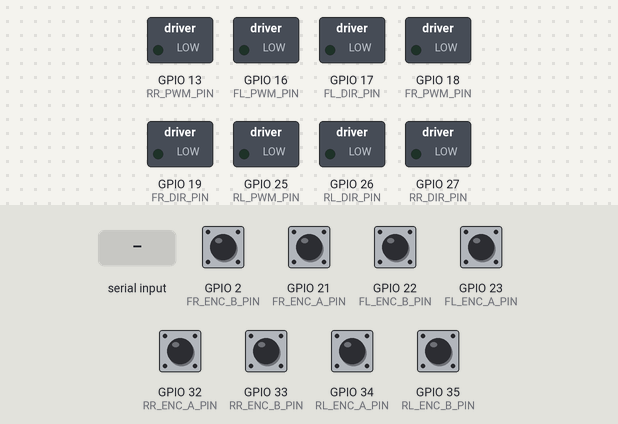
Bench run of a program on a simulated ESP32. Shown: switched loads named in the program (green lamp = pin HIGH). The inputs (shaded band) are chosen by the test bench; at power-on: GPIO 2 (FR_ENC_B_PIN), GPIO 21 (FR_ENC_A_PIN), GPIO 22 (FL_ENC_B_PIN), GPIO 23 (FL_ENC_A_PIN), GPIO 32 (RR_ENC_A_PIN), GPIO 33 (RR_ENC_B_PIN), GPIO 34 (RL_ENC_A_PIN), GPIO 35 (RL_ENC_B_PIN) HIGH. What the program prints to the serial monitor is not drawn.

Above: at 1.2 s.
1.3 s: "<V,90,45>\n" received over Serial
At 3.8 s:
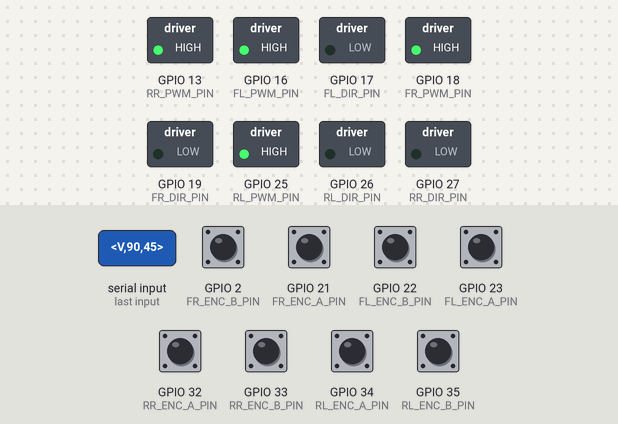
Timing chart, 0 to 5.3 s (numbered marks = the images above; inputs shaded):
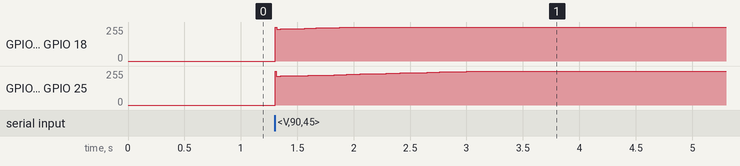

Measured:
- after the input at 1.3 s, GPIO 13 (RR_PWM_PIN), GPIO 18 (FR_PWM_PIN): moves from 0/255 to 255/255 over 0.57 s, starting at once

The program:

main.cpp
```cpp
#define DEBUG_USB_COMMANDS

#include <Arduino.h>
#include "Config.h"
#include "MechConfig.h"
#include "ControlConfig.h"

#include "MotorDriver.h"
#include "Encoder.h"
#include "PIDController.h"
#include "Odometry.h"
#include "VelocityController.h"
#include "RobotController.h"
#include "CommProtocol.h"
#include "Logger.h"

//
// Instantiate hardware
//
MotorDriver flMotor(FL_PWM_PIN, FL_DIR_PIN),
    frMotor(FR_PWM_PIN, FR_DIR_PIN),
    rlMotor(RL_PWM_PIN, RL_DIR_PIN),
    rrMotor(RR_PWM_PIN, RR_DIR_PIN);

Encoder flEnc(FL_ENC_A_PIN, FL_ENC_B_PIN),
    frEnc(FR_ENC_A_PIN, FR_ENC_B_PIN),
    rlEnc(RL_ENC_A_PIN, RL_ENC_B_PIN),
    rrEnc(RR_ENC_A_PIN, RR_ENC_B_PIN);

PIDController flPid(VEL_PID_KP, VEL_PID_KI, VEL_PID_KD),
    frPid(VEL_PID_KP, VEL_PID_KI, VEL_PID_KD),
    rlPid(VEL_PID_KP, VEL_PID_KI, VEL_PID_KD),
    rrPid(VEL_PID_KP, VEL_PID_KI, VEL_PID_KD);

VelocityController flVc(flPid, WHEEL_RADIUS_M, ENCODER_TICKS_PER_REV),
    frVc(frPid, WHEEL_RADIUS_M, ENCODER_TICKS_PER_REV),
    rlVc(rlPid, WHEEL_RADIUS_M, ENCODER_TICKS_PER_REV),
    rrVc(rrPid, WHEEL_RADIUS_M, ENCODER_TICKS_PER_REV);

Odometry odom(flEnc, rlEnc, frEnc, rrEnc,
              WHEEL_RADIUS_M, TRACK_WIDTH_M,
              ENCODER_TICKS_PER_REV);

RobotController robot(flMotor, frMotor, rlMotor, rrMotor,
                      flVc, frVc, rlVc, rrVc,
                      odom,
                      /*Comm*/ *(new CommProtocol()));

void setup()
{
    Logger::begin(DBG_BAUD);
    flMotor.begin();
    frMotor.begin();
    rlMotor.begin();
    rrMotor.begin();
    flEnc.begin();
    frEnc.begin();
    rlEnc.begin();
    rrEnc.begin();

    // Serial2 for Jetson
    Serial2.begin(UP_BAUD, SERIAL_8N1, UP_RX_PIN, UP_TX_PIN);
    CommProtocol::begin(Serial2, UP_BAUD);

    #ifdef DEBUG_USB_COMMANDS
        // Run commands & telemetry over USB Serial
        Serial.begin(DBG_BAUD);
        while (!Serial)
            ; // wait for USB port open
        CommProtocol::begin(Serial, DBG_BAUD);
        Logger::info("**DEBUG MODE: commands on USB**");
    #else
        // Normal operation on UART2
        Serial2.begin(UP_BAUD, SERIAL_8N1, UP_RX_PIN, UP_TX_PIN);
        CommProtocol::begin(Serial2, UP_BAUD);
    #endif

    // prime odometry
    odom.begin(millis());
}

void loop()
{
    static uint32_t lastOdom = millis();
    static uint32_t lastCtrl = millis();

    // 1) check for new twist commands
    float lin, ang;
    if (CommProtocol::receiveTwist(lin, ang))
    {
        robot.onNewCommand(lin, ang);
    }

    // 2) odometry update
    uint32_t now = millis();
    if (now - lastOdom >= ODOM_PERIOD_MS)
    {
        lastOdom = now;
        robot.odomStep(now);
    }

    // 3) velocity control update
    if (now - lastCtrl >= VEL_CTRL_PERIOD_MS)
    {
        lastCtrl = now;
        robot.controlStep();
    }
}
```

CommProtocol.h
```cpp
#pragma once
#include <Arduino.h>
#include <stdint.h>

struct State
{
    uint32_t timestamp;
    int32_t fl_pos;
    int32_t rl_pos;
    float fl_vel;
    float rl_vel;
};

struct Command
{
    float fl_set; // –100…+100
    float rl_set;
};

class CommProtocol
{
public:
    /** UART to Jetson */
    static void begin(HardwareSerial &port, uint32_t baud);

    /** send current state */
    static void sendState(const State &s);

    /** try to read a command; returns true if a full packet arrived */
    static bool receiveCmd(Command &cmd);

    // incoming twist command: <V,lin,ang>\n
    static bool receiveTwist(float &lin, float &ang);

    // outgoing odometry: <O,x,y,th,v,om>\n
    static void sendOdometry(float x, float y, float th, float v, float om);

private:
    static HardwareSerial *_up;
};
```

Encoder.h
```cpp
// include/Encoder.h
#pragma once
#include <Arduino.h>
#include <stdint.h>

class Encoder
{
public:
    Encoder(uint8_t pinA, uint8_t pinB);
    void begin();
    long read();

private:
    static void IRAM_ATTR isrA(void *arg);
    static void IRAM_ATTR isrB(void *arg);
    void handleA();
    void handleB();

    volatile long _count;
    uint8_t _pinA, _pinB;
};
```

Logger.h
```cpp
// Logger.h
#pragma once
#include <Arduino.h>
class Logger
{
public:
    static void begin(uint32_t baud = 115200) { Serial.begin(baud); }
    template <typename... Args>
    static void info(const char *fmt, Args... args)
    {
        Serial.printf("[INFO] ");
        Serial.printf(fmt, args...);
        Serial.println();
    }
};
```

Odometry.h
```cpp
#pragma once
#include "Encoder.h"
#include <stdint.h>
#include <math.h>

/**
 * Differential‐drive odometry using four encoders
 * (front‐left, rear‐left → left; front‐right, rear‐right → right).
 */
class Odometry
{
public:
    Odometry(Encoder &fl, Encoder &rl,
             Encoder &fr, Encoder &rr,
             float wheelRadius,
             float trackWidth,
             uint32_t ticksPerRev);

    /** Call once in setup(), passing the initial millis(). */
    void begin(uint32_t t0_ms);

    /**
     * Call at fixed rate (e.g. ODOM_HZ) with current millis().
     * Integrates encoder ticks into x,y,θ and v,ω.
     */
    void update(uint32_t now_ms);

    // getters
    float x() const { return _x; }
    float y() const { return _y; }
    float theta() const { return _theta; }
    float linVel() const { return _v; }
    float angVel() const { return _omega; }

private:
    Encoder &_fl;
    Encoder &_rl;
    Encoder &_fr;
    Encoder &_rr;

    float _wheelRadius;
    float _trackWidth;
    float _metersPerTick;

    int32_t _prevLeftCount;
    int32_t _prevRightCount;
    uint32_t _prevTime;

    float _x;
    float _y;
    float _theta;

    float _v;
    float _omega;
};
```

PIDController.h
```cpp
#pragma once
#include <Arduino.h> // for millis()
#include <stdint.h>

class PIDController
{
public:
    PIDController(float kp = 0, float ki = 0, float kd = 0);

    /**
     * Call once per loop.
     * @param setpoint Desired value.
     * @param measurement Current value.
     * @return control output (–100…+100).
     */
    float update(float setpoint, float measurement);

    void reset();
    void setTunings(float kp, float ki, float kd);

private:
    float _kp, _ki, _kd;
    float _integral;
    float _lastError;
    uint32_t _lastTime; // <-- now known
};
```

RobotController.h
```cpp
#pragma once
#include "MotorDriver.h"
#include "VelocityController.h"
#include "Odometry.h"
#include "CommProtocol.h"

/**
 * High‐level robot controller:
 *  - accepts (v, ω) body‐twist commands
 *  - runs four independent velocity PIDs
 *  - drives MotorDrivers
 *  - updates Odometry
 *  - sends back pose & velocity
 */
class RobotController
{
public:
    RobotController(MotorDriver &fl, MotorDriver &fr,
                    MotorDriver &rl, MotorDriver &rr,
                    VelocityController &flc,
                    VelocityController &frc,
                    VelocityController &rlc,
                    VelocityController &rrc,
                    Odometry &odom,
                    CommProtocol &comm);

    /** Call when a new <V,lin,ang> frame arrives. */
    void onNewCommand(float lin_mps, float ang_radps);

    /** Run at VEL_CTRL_HZ to update wheel PIDs & outputs. */
    void controlStep();

    /** Run at ODOM_HZ (pass millis()) to update odometry & send it. */
    void odomStep(uint32_t now_ms);

private:
    MotorDriver &_fl;
    MotorDriver &_fr;
    MotorDriver &_rl;
    MotorDriver &_rr;

    VelocityController &_flc;
    VelocityController &_frc;
    VelocityController &_rlc;
    VelocityController &_rrc;

    Odometry &_odom;
    CommProtocol &_comm;

    float _cmdLin;
    float _cmdAng;
};
```

VelocityController.h
```cpp
#pragma once
#include "PIDController.h"

/**
 * Wraps a PIDController to regulate one wheel’s linear speed (m/s).
 */
class VelocityController
{
public:
    /**
     * @param pid         A PIDController already configured with VEL_PID_* gains
     * @param wheelRadius Radius of wheel in meters
     * @param ticksPerRev Encoder ticks per full wheel revolution (quadrature included)
     */
    VelocityController(PIDController &pid,
                       float wheelRadius,
                       uint32_t ticksPerRev);

    /** Set the desired wheel speed (m/s). */
    void setTarget(float vel_mps);

    /**
     * Compute a new PWM % from the measured encoder‐derived velocity.
     * @param measured_mps measured wheel speed in m/s
     */
    void update(float measured_mps);

    /** Get output in –100…+100 (%) to feed into MotorDriver.setSpeed(). */
    int16_t getOutput() const;

private:
    PIDController &_pid;
    float _wheelRadius;
    float _metersPerTick;
    float _target;
    int16_t _outputPercent;
};
```

CommProtocol.cpp
```cpp
#include "CommProtocol.h"

HardwareSerial *CommProtocol::_up = nullptr;

void CommProtocol::begin(HardwareSerial &port, uint32_t baud)
{
    _up = &port;
    _up->begin(baud);
}

void CommProtocol::sendState(const State &s)
{
    // Format: <S,t,fl_pos,rl_pos,fl_vel,rl_vel>
    _up->printf("<S,%lu,%ld,%ld,%.2f,%.2f>\n",
                s.timestamp, s.fl_pos, s.rl_pos, s.fl_vel, s.rl_vel);
}

bool CommProtocol::receiveCmd(Command &cmd)
{
    // Expect: <C,fl_set,rl_set>\n
    static String buf;
    while (_up->available())
    {
        char c = _up->read();
        buf += c;
        if (c == '\n')
        {
            if (buf.startsWith("<C") && buf.endsWith(">\n"))
            {
                float a, b;
                if (sscanf(buf.c_str(), "<C,%f,%f>", &a, &b) == 2)
                {
                    cmd.fl_set = a;
                    cmd.rl_set = b;
                    buf = "";
                    return true;
                }
            }
            buf = ""; // discard garbage
        }
    }
    return false;
}

bool CommProtocol::receiveTwist(float &lin, float &ang)
{
    static String buf;
    while (_up->available())
    {
        char c = _up->read();
        buf += c;
        if (c == '\n')
        {
            if (buf.startsWith("<V") && buf.endsWith(">\n"))
            {
                if (sscanf(buf.c_str(), "<V,%f,%f>", &lin, &ang) == 2)
                {
                    buf = "";
                    return true;
                }
            }
            buf = "";
        }
    }
    return false;
}

void CommProtocol::sendOdometry(float x, float y, float th, float v, float om)
{
    _up->printf("<O,%.3f,%.3f,%.3f,%.3f,%.3f>\n", x, y, th, v, om);
}
```

Encoder.cpp
```cpp
// src/Encoder.cpp
#include "Encoder.h"

Encoder::Encoder(uint8_t pinA, uint8_t pinB)
    : _pinA(pinA), _pinB(pinB), _count(0) {}

void Encoder::begin()
{
    pinMode(_pinA, INPUT_PULLUP);
    pinMode(_pinB, INPUT_PULLUP);

    // use attachInterruptArg (ESP32 core) to pass 'this'
    attachInterruptArg(_pinA, isrA, this, CHANGE);
    attachInterruptArg(_pinB, isrB, this, CHANGE);
}

long Encoder::read()
{
    noInterrupts();
    long v = _count;
    interrupts();
    return v;
}

// static ISR trampolines:
void IRAM_ATTR Encoder::isrA(void *arg)
{
    static_cast<Encoder *>(arg)->handleA();
}
void IRAM_ATTR Encoder::isrB(void *arg)
{
    static_cast<Encoder *>(arg)->handleB();
}

// quadrature decode:
void Encoder::handleA()
{
    bool A = digitalRead(_pinA);
    bool B = digitalRead(_pinB);
    _count += (A == B) ? +1 : -1;
}
void Encoder::handleB()
{
    bool A = digitalRead(_pinA);
    bool B = digitalRead(_pinB);
    _count += (A != B) ? +1 : -1;
}
```

Logger.cpp
```cpp

```

Odometry.cpp
```cpp
#include "Odometry.h"
#include <math.h>

Odometry::Odometry(Encoder &fl, Encoder &rl,
                   Encoder &fr, Encoder &rr,
                   float wheelRadius, float trackWidth,
                   uint32_t ticksPerRev)
    : _fl(fl), _rl(rl), _fr(fr), _rr(rr),
      _wheelRadius(wheelRadius),
      _trackWidth(trackWidth),
      _metersPerTick((2.0f * wheelRadius) * (float)M_PI / ticksPerRev),
      _prevLeftCount(0), _prevRightCount(0),
      _prevTime(0),
      _x(0), _y(0), _theta(0),
      _v(0), _omega(0)
{
}

void Odometry::begin(uint32_t t0_ms)
{
    _prevTime = t0_ms;
    // prime counts
    _prevLeftCount = (_fl.read() + _rl.read()) / 2;
    _prevRightCount = (_fr.read() + _rr.read()) / 2;
}

void Odometry::update(uint32_t now_ms)
{
    uint32_t dt_ms = now_ms - _prevTime;
    if (dt_ms == 0)
        return;
    // average left & right counts
    int32_t leftCount = (_fl.read() + _rl.read()) / 2;
    int32_t rightCount = (_fr.read() + _rr.read()) / 2;
    int32_t dLeft = leftCount - _prevLeftCount;
    int32_t dRight = rightCount - _prevRightCount;

    float dL = dLeft * _metersPerTick;
    float dR = dRight * _metersPerTick;

    // robot‐frame linear and angular deltas
    float dl = (dR + dL) * 0.5f;
    float dth = (dR - dL) / _trackWidth;

    // integrate pose
    float dt = dt_ms * 0.001f;
    _x += dl * cosf(_theta + dth * 0.5f);
    _y += dl * sinf(_theta + dth * 0.5f);
    _theta += dth;

    // store velocities
    _v = dl / dt;
    _omega = dth / dt;

    // save
    _prevLeftCount = leftCount;
    _prevRightCount = rightCount;
    _prevTime = now_ms;
}
```

PIDController.cpp
```cpp
#include "PIDController.h"
#include <Arduino.h>

PIDController::PIDController(float kp, float ki, float kd)
    : _kp(kp), _ki(ki), _kd(kd),
      _integral(0), _lastError(0),
      _lastTime(millis()) {}

void PIDController::setTunings(float kp, float ki, float kd)
{
    _kp = kp;
    _ki = ki;
    _kd = kd;
}

void PIDController::reset()
{
    _integral = 0;
    _lastError = 0;
    _lastTime = millis();
}

float PIDController::update(float setpoint, float measurement)
{
    uint32_t now = millis();
    float dt = (now - _lastTime) / 1000.0f;
    if (dt <= 0)
        return 0;

    float error = setpoint - measurement;
    _integral += error * dt;
    float derivative = (error - _lastError) / dt;

    float output = _kp * error + _ki * _integral + _kd * derivative;

    _lastError = error;
    _lastTime = now;

    // Saturate to –100…+100
    if (output > 100)
        output = 100;
    if (output < -100)
        output = -100;
    return output;
}
```

RobotController.cpp
```cpp
#include "RobotController.h"
#include "ControlConfig.h"

RobotController::RobotController(MotorDriver &fl, MotorDriver &fr,
                                 MotorDriver &rl, MotorDriver &rr,
                                 VelocityController &flc, VelocityController &frc,
                                 VelocityController &rlc, VelocityController &rrc,
                                 Odometry &odom,
                                 CommProtocol &comm)
    : _fl(fl), _fr(fr), _rl(rl), _rr(rr),
      _flc(flc), _frc(frc), _rlc(rlc), _rrc(rrc),
      _odom(odom), _comm(comm),
      _cmdLin(0), _cmdAng(0)
{
}

void RobotController::onNewCommand(float lin_mps, float ang_radps)
{
    _cmdLin = lin_mps;
    _cmdAng = ang_radps;
}

void RobotController::controlStep()
{
    // compute wheel targets for differential drive
    float halfTrack = TRACK_WIDTH_M * 0.5f;
    float vL = _cmdLin - _cmdAng * halfTrack;
    float vR = _cmdLin + _cmdAng * halfTrack;

    // update each wheel’s PID
    _flc.setTarget(vL);
    _flc.update(_odom.linVel());
    _rlc.setTarget(vL);
    _rlc.update(_odom.linVel());
    _frc.setTarget(vR);
    _frc.update(_odom.linVel());
    _rrc.setTarget(vR);
    _rrc.update(_odom.linVel());

    // drive motors
    _fl.setSpeed(_flc.getOutput());
    _rl.setSpeed(_rlc.getOutput());
    _fr.setSpeed(_frc.getOutput());
    _rr.setSpeed(_rrc.getOutput());
}

void RobotController::odomStep(uint32_t now_ms)
{
    _odom.update(now_ms);
    // send back pose and velocities
    struct
    {
        float x, y, theta, v, omega;
    } s = {
        _odom.x(),
        _odom.y(),
        _odom.theta(),
        _odom.linVel(),
        _odom.angVel()};
    _comm.sendOdometry(s.x, s.y, s.theta, s.v, s.omega);
}
```

VelocityController.cpp
```cpp
#include "VelocityController.h"
#include <algorithm>

VelocityController::VelocityController(PIDController &pid,
                                       float wheelRadius,
                                       uint32_t ticksPerRev)
    : _pid(pid),
      _wheelRadius(wheelRadius),
      _metersPerTick((2.0f * wheelRadius) * (float)M_PI / ticksPerRev),
      _target(0),
      _outputPercent(0)
{
}

void VelocityController::setTarget(float vel_mps)
{
    _target = vel_mps;
}

void VelocityController::update(float measured_mps)
{
    float u = _pid.update(_target, measured_mps); // –100…+100
    // clamp and store
    if (u > 100)
        u = 100;
    if (u < -100)
        u = -100;
    _outputPercent = (int16_t)u;
}

int16_t VelocityController::getOutput() const
{
    return _outputPercent;
}
```

Config.h
```cpp
#pragma once

// ── Right Side (FL & FR) ─────────────────────
// ── Front wheels ─────────────────────────────
// IN1/IN2 on the board drive Front-Right
constexpr uint8_t FR_PWM_PIN = 18; // IN1 → PWM for Front-Right
constexpr uint8_t FR_DIR_PIN = 19; // IN2 → DIR for Front-Right
constexpr bool FR_INVERT = true;

// IN3/IN4 on the board drive Front-Left
constexpr uint8_t FL_PWM_PIN = 16; // IN3 → PWM for Front-Left
constexpr uint8_t FL_DIR_PIN = 17; // IN4 → DIR for Front-Left

// ── Left Side (RL & RR) ──────────────────────
constexpr uint8_t RL_PWM_PIN = 25; // IN1→PWM   Rear-Left
constexpr uint8_t RL_DIR_PIN = 26; // IN2→DIR

constexpr uint8_t RR_PWM_PIN = 13; // IN3→PWM   Rear-Right
constexpr uint8_t RR_DIR_PIN = 27; // IN4→DIR

// ── Encoders (yellow = A, white = B) ────────
constexpr uint8_t FL_ENC_A_PIN = 23; // FL A (yellow)
constexpr uint8_t FL_ENC_B_PIN = 22; // FL B (white)

constexpr uint8_t FR_ENC_A_PIN = 21; // FR A (yellow)
constexpr uint8_t FR_ENC_B_PIN = 2;  // FR B (white)

constexpr uint8_t RL_ENC_A_PIN = 34; // RL A (yellow)
constexpr uint8_t RL_ENC_B_PIN = 35; // RL B (white)

constexpr uint8_t RR_ENC_A_PIN = 32; // RR A (yellow)
constexpr uint8_t RR_ENC_B_PIN = 33; // RR B (white)

// ── Control & comm ──────────────────────────
constexpr uint32_t CONTROL_HZ = 100;
constexpr uint32_t CONTROL_PERIOD = 1000 / CONTROL_HZ;
constexpr float PID_KP = 1.0f;
constexpr float PID_KI = 0.1f;
constexpr float PID_KD = 0.01f;

constexpr uint32_t DBG_BAUD = 115200;
constexpr uint32_t UP_BAUD = 1500000;

constexpr uint8_t UP_RX_PIN = 5;
constexpr uint8_t UP_TX_PIN = 4;
```

Source omitted: ControlConfig.h (917 bytes), MechConfig.h (1278 bytes), MotorDriver.h (603 bytes), MotorDriver.cpp (1290 bytes)
